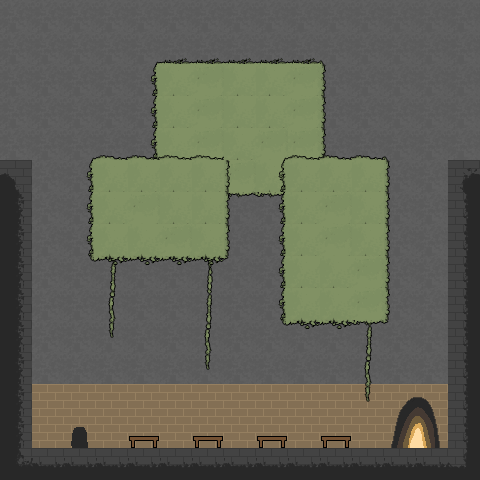

A 2D game scene composited from a Tiled map and its tileset images. What follows is a short description and the map's XML, with every tile layer's data as written:
An orthogonal 15x15 tile map with 32x32 px tiles, 4 tile layers (Background, Environment, Over2, Over) and 6 objects (zone, spawn_player, pickup_buy_ammobox, pickup_buy_armor, pickup_buy_weapon_pistol, ...).

<map version="1.10" tiledversion="1.10.2" orientation="orthogonal" renderorder="right-down" width="15" height="15" tilewidth="32" tileheight="32" infinite="0" nextlayerid="6" nextobjectid="10">
 <properties>
  <property name="darkness" type="color" value="#ff9e8467" />
 </properties>
 <tileset firstgid="1" source="tileset.tsx" />
 <layer id="2" name="Background" width="15" height="15">
  <data encoding="csv">
203,203,203,203,203,203,203,203,203,203,203,203,203,203,203,
203,203,203,203,203,203,203,203,203,203,203,203,203,203,203,
203,203,203,203,203,203,203,203,203,203,203,203,203,203,203,
203,203,203,203,203,203,203,203,203,203,203,203,203,203,203,
203,203,203,203,203,203,203,203,203,203,203,203,203,203,203,
203,203,203,203,203,203,203,203,203,203,203,203,203,203,203,
203,203,203,203,203,203,203,203,203,203,203,203,203,203,203,
203,203,203,203,203,203,203,203,203,203,203,203,203,203,203,
203,203,203,203,203,203,203,203,203,203,203,203,203,203,203,
203,203,203,203,203,203,203,203,203,203,203,203,203,203,203,
203,203,203,203,203,203,203,203,203,203,203,203,203,203,203,
203,203,203,203,203,203,203,203,203,203,203,203,203,203,203,
203,103,103,103,103,103,103,103,103,103,103,103,103,103,203,
203,103,103,103,103,103,103,103,103,103,103,103,103,103,203,
203,203,203,203,203,203,203,203,203,203,203,203,203,203,203
</data>
 </layer>
 <layer id="1" name="Environment" width="15" height="15">
  <data encoding="csv">
0,0,0,0,0,0,0,0,0,0,0,0,0,0,0,
0,0,0,0,0,0,0,0,0,0,0,0,0,0,0,
0,0,0,0,0,0,0,0,0,0,0,0,0,0,0,
0,0,0,0,0,0,0,0,0,0,0,0,0,0,0,
497,497,497,497,497,497,497,497,497,497,497,497,497,497,497,
4,0,0,0,0,0,0,0,0,0,0,0,0,0,4,
4,0,0,0,0,0,0,0,0,0,0,0,0,0,4,
4,0,0,0,0,0,0,0,0,0,0,0,0,0,4,
4,0,0,0,0,0,0,0,0,0,0,0,0,0,4,
4,0,0,0,0,0,0,0,0,0,0,0,0,0,4,
4,0,0,0,0,0,0,0,0,0,0,0,0,0,4,
4,0,0,0,0,0,0,0,0,0,0,0,0,0,4,
4,0,0,0,0,0,0,0,0,0,0,0,0,0,4,
4,0,0,0,0,0,0,0,0,0,0,0,0,0,4,
4,4,4,4,4,4,4,4,4,4,4,4,4,4,4
</data>
 </layer>
 <layer id="4" name="Over2" width="15" height="15">
  <data encoding="csv">
0,0,0,0,0,0,0,0,0,0,0,0,0,0,0,
0,0,0,0,129,130,130,130,130,130,132,0,0,0,0,
0,0,0,0,145,146,147,146,146,147,148,0,0,0,0,
0,0,0,0,145,146,147,146,146,147,148,0,0,0,0,
0,0,0,0,145,146,147,146,147,147,148,0,0,0,0,
0,0,0,0,145,146,147,147,146,147,148,0,0,0,0,
0,0,0,178,0,0,163,163,163,163,0,0,0,0,0,
0,0,0,194,0,0,178,0,0,0,0,0,0,0,0,
0,0,0,210,0,0,194,0,0,0,0,178,0,0,0,
0,0,0,226,0,0,210,0,0,0,0,194,0,0,0,
0,0,0,242,0,0,226,0,0,0,0,210,0,0,0,
0,0,0,0,0,0,242,0,0,0,0,226,0,0,0,
0,0,0,0,0,0,0,0,0,0,0,242,0,0,0,
0,0,0,0,0,0,0,0,0,0,0,0,0,0,0,
0,0,0,0,0,0,0,0,0,0,0,0,0,0,0
</data>
 </layer>
 <layer id="3" name="Over" width="15" height="15">
  <data encoding="csv">
0,0,0,0,0,0,0,0,0,0,0,0,0,0,0,
0,0,0,0,0,0,0,0,0,0,0,0,0,0,0,
0,0,0,0,0,0,0,0,0,0,0,0,0,0,0,
0,0,0,0,0,0,0,0,0,0,0,0,0,0,0,
0,0,129,131,131,131,131,0,129,131,131,131,132,0,0,
493,0,145,146,146,146,146,148,145,146,146,146,148,0,492,
494,0,145,146,147,146,146,148,145,146,147,146,148,0,496,
494,0,145,146,146,147,146,148,145,146,147,146,148,0,496,
494,0,161,162,162,162,162,164,145,146,146,147,148,0,496,
494,0,0,0,0,0,0,0,145,146,146,147,148,0,496,
494,0,0,0,0,0,0,0,161,162,162,163,164,0,496,
494,0,0,0,0,0,0,0,0,0,0,0,0,0,496,
494,0,0,0,0,0,0,0,0,0,0,0,490,491,496,
494,0,503,0,505,0,505,0,505,0,505,0,506,507,496,
510,511,511,511,511,511,511,511,511,511,511,511,511,511,512
</data>
 </layer>
 <objectgroup id="5" name="ObjectLayer">
  <object id="2" name="zone" x="384" y="384" width="64" height="64">
   <properties>
    <property name="exit" value="" />
   </properties>
  </object>
  <object id="3" name="spawn_player" x="80" y="424">
   <properties>
    <property name="spawn_player" value="" />
   </properties>
   <point />
  </object>
  <object id="6" name="pickup_buy_ammobox" x="144" y="432">
   <point />
  </object>
  <object id="7" name="pickup_buy_armor" x="208" y="432">
   <point />
  </object>
  <object id="8" name="pickup_buy_weapon_pistol" x="272" y="432">
   <point />
  </object>
  <object id="9" name="pickup_buy_medpack" x="336" y="432">
   <point />
  </object>
 </objectgroup>
</map>
